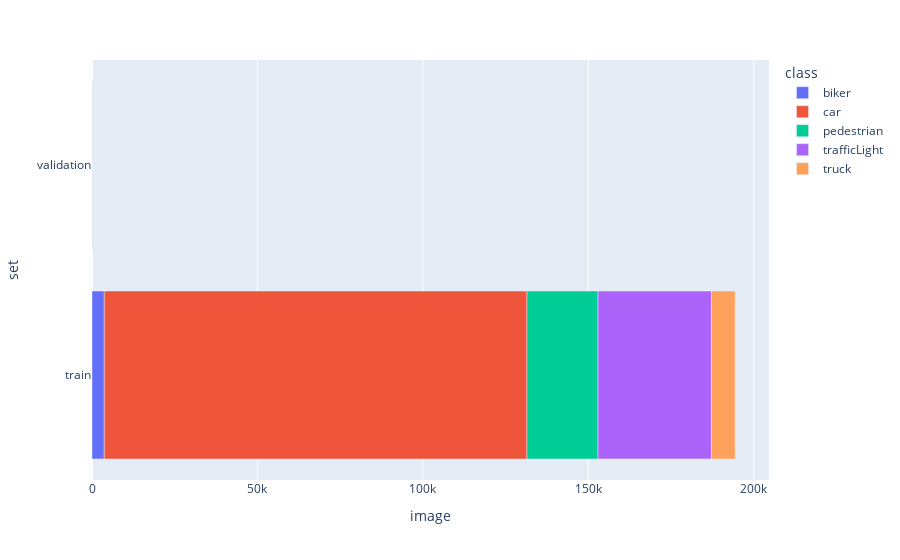

Source (notebook cell):
### Code cell
fig = px.bar(df_short, x="image", y="set", color="class")

fig.show()

### Figure 1 — Plotly figure (JSON) as saved in the notebook; plotly's stock layout.template omitted (floating-point values rounded to 4 significant figures)
{"data": [{"alignmentgroup": "True", "hovertemplate": "class=biker<br>image=%{x}<br>set=%{y}<extra></extra>", "legendgroup": "biker", "marker": {"color": "#636efa", "pattern": {"shape": ""}}, "name": "biker", "offsetgroup": "biker", "orientation": "h", "showlegend": true, "textposition": "auto", "type": "bar", "x": [3704], "xaxis": "x", "y": ["train"], "yaxis": "y"}, {"alignmentgroup": "True", "hovertemplate": "class=car<br>image=%{x}<br>set=%{y}<extra></extra>", "legendgroup": "car", "marker": {"color": "#EF553B", "pattern": {"shape": ""}}, "name": "car", "offsetgroup": "car", "orientation": "h", "showlegend": true, "textposition": "auto", "type": "bar", "x": [127760, 113], "xaxis": "x", "y": ["train", "validation"], "yaxis": "y"}, {"alignmentgroup": "True", "hovertemplate": "class=pedestrian<br>image=%{x}<br>set=%{y}<extra></extra>", "legendgroup": "pedestrian", "marker": {"color": "#00cc96", "pattern": {"shape": ""}}, "name": "pedestrian", "offsetgroup": "pedestrian", "orientation": "h", "showlegend": true, "textposition": "auto", "type": "bar", "x": [21472, 19], "xaxis": "x", "y": ["train", "validation"], "yaxis": "y"}, {"alignmentgroup": "True", "hovertemplate": "class=trafficLight<br>image=%{x}<br>set=%{y}<extra></extra>", "legendgroup": "trafficLight", "marker": {"color": "#ab63fa", "pattern": {"shape": ""}}, "name": "trafficLight", "offsetgroup": "trafficLight", "orientation": "h", "showlegend": true, "textposition": "auto", "type": "bar", "x": [34277], "xaxis": "x", "y": ["train"], "yaxis": "y"}, {"alignmentgroup": "True", "hovertemplate": "class=truck<br>image=%{x}<br>set=%{y}<extra></extra>", "legendgroup": "truck", "marker": {"color": "#FFA15A", "pattern": {"shape": ""}}, "name": "truck", "offsetgroup": "truck", "orientation": "h", "showlegend": true, "textposition": "auto", "type": "bar", "x": [7165, 29], "xaxis": "x", "y": ["train", "validation"], "yaxis": "y"}], "layout": {"barmode": "relative", "legend": {"title": {"text": "class"}, "tracegroupgap": 0}, "margin": {"t": 60}, "xaxis": {"anchor": "y", "domain": [0, 1], "title": {"text": "image"}}, "yaxis": {"anchor": "x", "domain": [0, 1], "title": {"text": "set"}}}}
